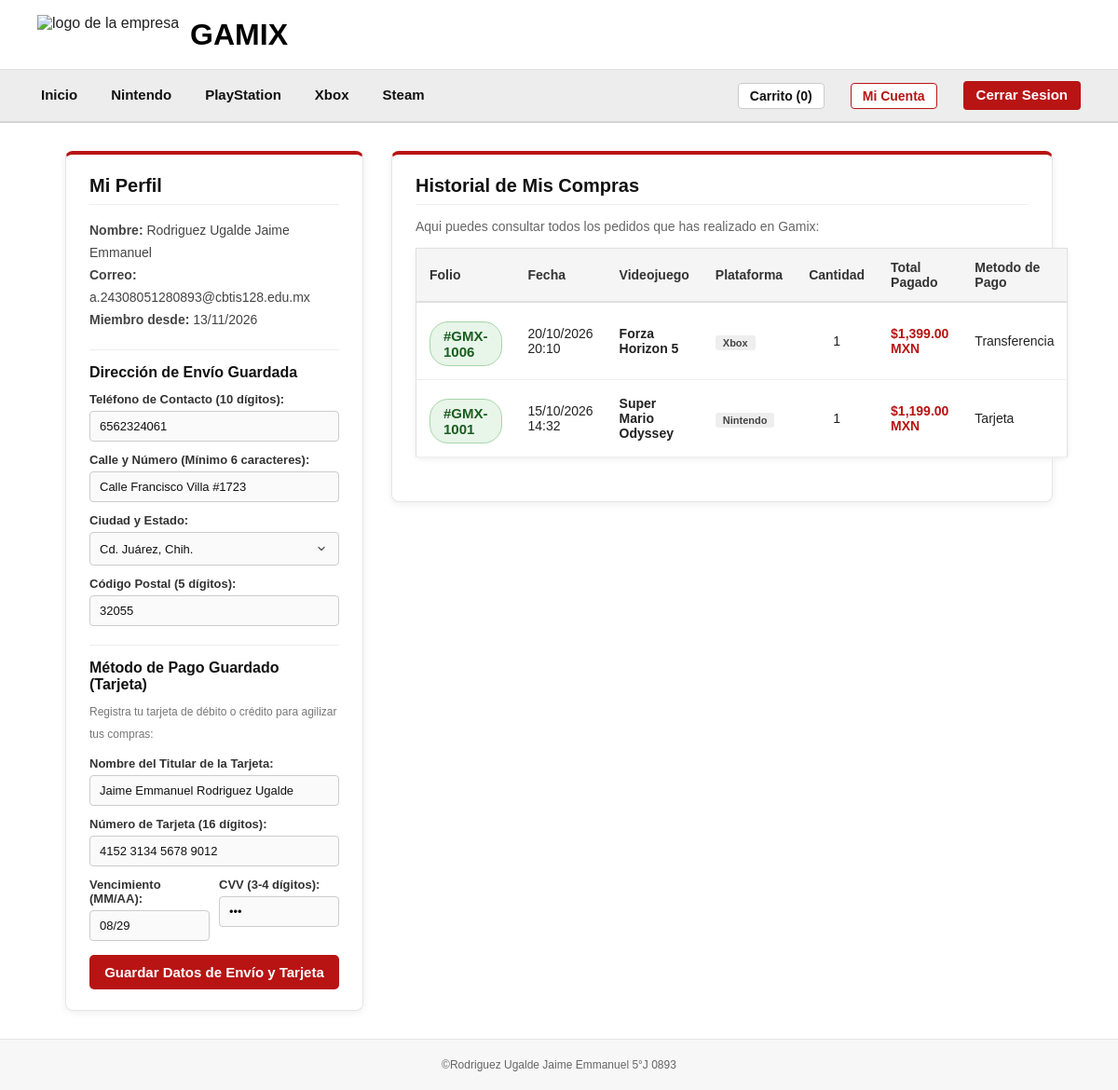
The app's page /cuenta.php (signed in) with its own data.
### tables this page shows
CREATE TABLE IF NOT EXISTS usuarios (
    id INT AUTO_INCREMENT PRIMARY KEY,
    nombre VARCHAR(100) NOT NULL,
    telefono VARCHAR(20) NOT NULL,
    direccion VARCHAR(200) NOT NULL,
    ciudad VARCHAR(100) NOT NULL,
    codigo_postal VARCHAR(10) NOT NULL,
    fecha_nacimiento DATE NOT NULL,
    correo VARCHAR(100) NOT NULL UNIQUE,
    password VARCHAR(255) NOT NULL,
    tarjeta_titular VARCHAR(100) DEFAULT '',
    tarjeta_numero VARCHAR(20) DEFAULT '',
    tarjeta_expiracion VARCHAR(10) DEFAULT '',
    tarjeta_cvv VARCHAR(5) DEFAULT '',
    fecha_registro DATETIME DEFAULT CURRENT_TIMESTAMP
);

CREATE TABLE IF NOT EXISTS compras (
    id INT AUTO_INCREMENT PRIMARY KEY,
    folio VARCHAR(20) NOT NULL,
    usuario VARCHAR(100) NOT NULL,
    correo VARCHAR(100) NOT NULL,
    telefono VARCHAR(20) NOT NULL,
    direccion VARCHAR(200) NOT NULL,
    ciudad VARCHAR(100) NOT NULL,
    codigo_postal VARCHAR(10) NOT NULL,
    marca VARCHAR(50) NOT NULL,
    plataforma VARCHAR(50) NOT NULL,
    juego VARCHAR(100) NOT NULL,
    cantidad INT DEFAULT 1,
    precio DECIMAL(10,2) NOT NULL,
    subtotal DECIMAL(10,2) NOT NULL,
    metodo_pago VARCHAR(50) NOT NULL,
    fecha DATETIME DEFAULT CURRENT_TIMESTAMP
);

### cuenta.php (the view, shortened to what this page needs)
<?php
include("conexion.php");
$nombre_sesion = mysqli_real_escape_string($conexion, $_SESSION["usuario"]);
$correo_sesion = isset($_SESSION["correo"]) ? mysqli_real_escape_string($conexion, $_SESSION["correo"]) : "";
$user_id_sesion = isset($_SESSION["usuario_id"]) ? intval($_SESSION["usuario_id"]) : 0;
if ($user_id_sesion > 0) {
    $sql_user = "SELECT * FROM usuarios WHERE id = $user_id_sesion LIMIT 1";
} else {
    $sql_user = "SELECT * FROM usuarios WHERE nombre = '$nombre_sesion' OR correo = '$nombre_sesion' OR correo = '$correo_sesion' LIMIT 1";
}
$res_user = mysqli_query($conexion, $sql_user);
$datos_usuario = mysqli_fetch_assoc($res_user);
$correo_usuario = mysqli_real_escape_string($conexion, $datos_usuario["correo"]);
$nombre_usuario = mysqli_real_escape_string($conexion, $datos_usuario["nombre"]);
$ciudades_mexico = array(
    "Cd. Juárez, Chih.",
    "Chihuahua, Chih.",
    "Ciudad de México, CDMX",
    "Guadalajara, Jal.",
    "Monterrey, N.L.",
    "Puebla, Pue.",
    "Tijuana, B.C.",
    "León, Gto.",
    "Querétaro, Qro.",
    "Mérida, Yuc.",
    "Cancún, Q. Roo",
    "Hermosillo, Son.",
    "Toluca, Edo. Méx.",
    "Aguascalientes, Ags.",
    "San Luis Potosí, S.L.P.",
    "Culiacán, Sin.",
    "Saltillo, Coah.",
    "Mexicali, B.C.",
    "Morelia, Mich.",
    "Veracruz, Ver.",
    "Torreón, Coah.",
    "Cuernavaca, Mor.",
    "Villahermosa, Tab.",
    "Durango, Dgo.",
    "Mazatlán, Sin.",
    "Tampico, Tamps.",
    "Oaxaca, Oax.",
    "Tuxtla Gutiérrez, Chis.",
    "Pachuca, Hgo.",
    "Zacatecas, Zac.",
    "Colima, Col.",
    "La Paz, B.C.S.",
    "Campeche, Camp.",
    "Tepic, Nay.",
    "Tlaxcala, Tlax.",
    "Chilpancingo, Gro."
);
$sql_compras = "SELECT * FROM compras WHERE usuario = '$nombre_usuario' OR correo = '$correo_usuario' ORDER BY fecha DESC";
$res_compras = mysqli_query($conexion, $sql_compras);
$total_articulos_nav = 0;
?>
<!DOCTYPE html>
<html lang="es">
<head>
    <link rel="stylesheet" href="style.css?v=<?php echo filemtime('style.css'); ?>">
</head>
<body>
    <header>
        <h1>GAM<span>IX</span></h1>
        <img src="img/logo1.png" alt="logo de la empresa">
    </header>
    <nav>
        <a href="index.php">Inicio</a>
        <a href="nintendo.php">Nintendo</a>
        <a href="play.php">PlayStation</a>
        <a href="xbox.php">Xbox</a>
        <a href="steam.php">Steam</a>
        <a href="carrito.php" class="nav-carrito">
            Carrito (<?php echo $total_articulos_nav; ?>)
        </a>
        <a href="cuenta.php" class="btn-cuenta">Mi Cuenta</a>
        <a href="cerrar.php" class="btn-sesion">Cerrar Sesion</a>
    </nav>
    <main class="contenedor-cuenta">
        <div class="columna-perfil">
            <div class="tarjeta-perfil">
                <h2>Mi Perfil</h2>
                <p><strong>Nombre:</strong> <?php echo htmlspecialchars($datos_usuario["nombre"]); ?></p>
                <p><strong>Correo:</strong> <?php echo htmlspecialchars($datos_usuario["correo"]); ?></p>
                <p><strong>Miembro desde:</strong> <?php echo date("d/m/Y", strtotime($datos_usuario["fecha_registro"])); ?></p>
                <h3 style="margin-top: 20px; margin-bottom: 10px; font-size: 16px; color: #111111; border-top: 1px solid #eeeeee; padding-top: 15px;">Dirección de Envío Guardada</h3>
                <form action="cuenta.php" method="POST">
                    <label>Teléfono de Contacto (10 dígitos):</label>
                    <input type="tel" name="telefono" value="<?php echo htmlspecialchars($datos_usuario['telefono'] ?? ''); ?>" minlength="10" maxlength="10" pattern="[0-9]{10}" placeholder="Ej. 6561234567" title="Debe contener exactamente 10 dígitos numéricos" required>
                    <label>Calle y Número (Mínimo 6 caracteres):</label>
                    <input type="text" name="direccion" value="<?php echo htmlspecialchars($datos_usuario['direccion'] ?? ''); ?>" placeholder="Calle, número y colonia" minlength="6" maxlength="150" required>
                    <label>Ciudad y Estado:</label>
                    <select name="ciudad" required>
                        <?php
                        $ciudad_actual = $datos_usuario["ciudad"] ?? "";
                        foreach ($ciudades_mexico as $cd):
                        ?>
                            <option value="<?php echo htmlspecialchars($cd); ?>" <?php echo ($ciudad_actual == $cd) ? 'selected' : ''; ?>>
                                <?php echo htmlspecialchars($cd); ?>
                            </option>
                        <?php endforeach; ?>
                    </select>
                    <label>Código Postal (5 dígitos):</label>
                    <input type="text" name="codigo_postal" value="<?php echo htmlspecialchars($datos_usuario['codigo_postal'] ?? ''); ?>" minlength="5" maxlength="5" pattern="[0-9]{5}" placeholder="Ej. 32000" title="Debe contener exactamente 5 dígitos numéricos" required>
                    <h3 style="margin-top: 20px; margin-bottom: 8px; font-size: 16px; color: #111111; border-top: 1px solid #eeeeee; padding-top: 15px;">Método de Pago Guardado (Tarjeta)</h3>
                    <p style="font-size: 12px; color: #777777; margin-bottom: 10px;">Registra tu tarjeta de débito o crédito para agilizar tus compras:</p>
                    <label>Nombre del Titular de la Tarjeta:</label>
                    <input type="text" name="tarjeta_titular" value="<?php echo htmlspecialchars($datos_usuario['tarjeta_titular'] ?? ''); ?>" placeholder="Como aparece en la tarjeta" minlength="3" maxlength="80" pattern="[a-zA-ZáéíóúÁÉÍÓÚñÑ\s\.]{3,80}" title="Solo letras y espacios">
                    <label>Número de Tarjeta (16 dígitos):</label>
                    <input type="text" name="tarjeta_numero" value="<?php echo htmlspecialchars(trim(chunk_split(str_replace(' ', '', $datos_usuario['tarjeta_numero'] ?? ''), 4, ' '))); ?>" minlength="16" maxlength="19" pattern="[0-9\s]{16,19}" placeholder="4152 3134 5678 9012" title="Debe contener exactamente 16 dígitos numéricos">
                    <div style="display: flex; gap: 10px;">
                        <div style="flex: 1;">
                            <label>Vencimiento (MM/AA):</label>
                            <input type="text" name="tarjeta_expiracion" value="<?php echo htmlspecialchars($datos_usuario['tarjeta_expiracion'] ?? ''); ?>" minlength="5" maxlength="5" pattern="(0[1-9]|1[0-2])\/[0-9]{2}" placeholder="MM/AA" title="Formato MM/AA vigente (ejemplo 12/28)">
                        </div>
                        <div style="flex: 1;">
                            <label>CVV (3-4 dígitos):</label>
                            <input type="password" name="tarjeta_cvv" value="<?php echo htmlspecialchars($datos_usuario['tarjeta_cvv'] ?? ''); ?>" minlength="3" maxlength="4" pattern="[0-9]{3,4}" placeholder="123" title="3 o 4 dígitos de seguridad">
                        </div>
                    </div>
                    <button type="submit" class="btn-comprar" style="margin-top: 15px; padding: 10px 0px;">Guardar Datos de Envío y Tarjeta</button>
                </form>
            </div>
        </div>
        <div class="columna-historial">
            <h2>Historial de Mis Compras</h2>
            <?php if (mysqli_num_rows($res_compras) == 0): ?>
                <div class="carrito-vacio">
                    <p>Todavia no has realizado compras con esta cuenta.</p>
                    <a href="index.php" class="btn-secundario">Explorar Videojuegos</a>
                </div>
            <?php else: ?>
                <p style="margin-bottom: 15px; color: #666666; font-size: 14px;">Aqui puedes consultar todos los pedidos que has realizado en Gamix:</p>
                <table class="tabla-carrito">
                    <thead>
                        <tr>
                            <th>Folio</th>
                            <th>Fecha</th>
                            <th>Videojuego</th>
                            <th>Plataforma</th>
                            <th>Cantidad</th>
                            <th>Total Pagado</th>
                            <th>Metodo de Pago</th>
                        </tr>
                    </thead>
                    <tbody>
                        <?php while ($compra = mysqli_fetch_assoc($res_compras)): ?>
                            <tr>
                                <td><span class="folio-badge">#<?php echo htmlspecialchars($compra["folio"]); ?></span></td>
                                <td><?php echo date("d/m/Y H:i", strtotime($compra["fecha"])); ?></td>
                                <td><strong><?php echo htmlspecialchars($compra["juego"]); ?></strong></td>
                                <td><span class="etiqueta-plataforma"><?php echo htmlspecialchars($compra["plataforma"]); ?></span></td>
                                <td style="text-align: center;"><?php echo $compra["cantidad"]; ?></td>
                                <td><strong style="color: #b81414;">$<?php echo number_format($compra["subtotal"] > 0 ? $compra["subtotal"] : $compra["precio"], 2); ?> MXN</strong></td>
                                <td><?php echo htmlspecialchars($compra["metodo_pago"]); ?></td>
                            </tr>
                        <?php endwhile; ?>
                    </tbody>
                </table>
            <?php endif; ?>
        </div>
    </main>
    <footer>
        <p>&copy;Rodriguez Ugalde Jaime Emmanuel 5°J 0893</p>
    </footer>
</body>
</html>

### style.css (style rules this page uses)
* { margin: 0px; padding: 0px; box-sizing: border-box; font-family: Arial, sans-serif; }
html, body { height: 100%; }
body { display: flex; flex-direction: column; background-color: #ffffff; color: #222222; }
header { background-color: #ffffff; padding: 16px 40px; display: flex; justify-content: flex-start; align-items: center; gap: 12px; width: 100%; }
header img { height: 42px; width: auto; object-fit: contain; order: -1; }
header h1 { color: #000000; font-size: 32px; font-weight: 900; letter-spacing: 0px; }
header h1 span { color: #000000; }
nav { background-color: #ededed; border-top: 1px solid #e0e0e0; border-bottom: 2px solid #d5d5d5; padding: 12px 40px; display: flex; justify-content: flex-start; align-items: center; gap: 28px; flex-wrap: wrap; }
nav a { color: #111111; text-decoration: none; font-weight: bold; font-size: 15px; padding: 6px 4px; border-bottom: 2px solid transparent; }
.nav-carrito { margin-left: auto; }
.btn-sesion { background-color: #b81414; color: #ffffff !important; padding: 6px 14px; border-radius: 4px; }
footer { margin-top: auto; text-align: center; padding: 20px 0px; background-color: #f7f7f7; border-top: 1px solid #e5e5e5; color: #666666; font-size: 12px; }
.nav-carrito { display: inline-flex; align-items: center; gap: 7px; background-color: #ffffff; border: 1px solid #cccccc; border-radius: 4px; padding: 5px 12px; font-size: 14px; }
.tabla-carrito { width: 100%; border-collapse: collapse; background-color: #ffffff; border: 1px solid #e0e0e0; border-radius: 6px; box-shadow: 0px 2px 6px #eeeeee; margin-bottom: 25px; }
.tabla-carrito th { background-color: #f5f5f5; color: #333333; text-align: left; padding: 12px 14px; font-size: 14px; border-bottom: 2px solid #e0e0e0; }
.tabla-carrito td { padding: 14px; border-bottom: 1px solid #eeeeee; vertical-align: middle; font-size: 14px; }
.etiqueta-plataforma { display: inline-block; background-color: #eeeeee; color: #444444; font-size: 11px; padding: 2px 8px; border-radius: 3px; font-weight: bold; margin-top: 4px; }
.btn-comprar { display: block; width: 100%; background-color: #b81414; color: #ffffff; text-align: center; text-decoration: none; padding: 12px 0px; border-radius: 5px; font-size: 15px; font-weight: bold; margin-top: 15px; border: none; cursor: pointer; }
.folio-badge { display: inline-block; background-color: #e8f5e9; color: #1b5e20; padding: 6px 14px; border-radius: 20px; font-weight: bold; font-size: 15px; border: 1px solid #a5d6a7; margin-top: 6px; }
.btn-cuenta { background-color: #ffffff; color: #b81414 !important; border: 1px solid #b81414; padding: 5px 12px; border-radius: 4px; font-size: 14px; font-weight: bold; }
.contenedor-cuenta { max-width: 1100px; margin: 30px auto; padding: 0px 20px; width: 100%; display: flex; gap: 30px; flex-wrap: wrap; align-items: flex-start; }
.columna-perfil { width: 320px; background-color: #ffffff; border: 1px solid #e5e5e5; border-top: 4px solid #b81414; border-radius: 8px; padding: 22px 25px; box-shadow: 0px 2px 8px #eeeeee; }
.columna-perfil h2 { font-size: 20px; color: #111111; margin-bottom: 15px; border-bottom: 1px solid #eeeeee; padding-bottom: 8px; }
.columna-perfil p { font-size: 14px; color: #444444; line-height: 24px; }
.columna-perfil label { display: block; margin-top: 12px; font-size: 13px; font-weight: bold; color: #333333; }
.columna-perfil input, .columna-perfil select { display: block; width: 100%; padding: 8px 10px; margin-top: 5px; background-color: #fafafa; border: 1px solid #cccccc; color: #111111; border-radius: 4px; font-size: 13px; font-family: Arial, sans-serif; box-sizing: border-box; }
.columna-perfil select { height: 36px; cursor: pointer; appearance: none; -webkit-appearance: none; -moz-appearance: none; background-repeat: no-repeat; background-position: right 12px center; background-size: 12px; padding-right: 30px; }
.columna-historial { flex: 1; min-width: 480px; background-color: #ffffff; border: 1px solid #e5e5e5; border-top: 4px solid #b81414; border-radius: 8px; padding: 22px 25px; box-shadow: 0px 2px 8px #eeeeee; }
.columna-historial h2 { font-size: 20px; color: #111111; margin-bottom: 15px; border-bottom: 1px solid #eeeeee; padding-bottom: 8px; }

### records on screen
usuarios: nombre "Rodriguez Ugalde Jaime Emmanuel", correo "a.24308051280893@cbtis128.edu.mx", fecha_registro "13/11/2026", telefono "6562324061", direccion "Calle Francisco Villa #1723", ciudad "Cd. Juárez, Chih.", codigo_postal "32055", tarjeta_titular "Jaime Emmanuel Rodriguez Ugalde", tarjeta_numero "4152 3134 5678 9012", tarjeta_expiracion "08/29"
compras: folio "GMX-1006", fecha "20/10/2026 20:10", juego "Forza Horizon 5", plataforma "Xbox", cantidad "1", subtotal "1,399.00", metodo_pago "Transferencia"
compras: folio "GMX-1001", fecha "15/10/2026 14:32", juego "Super Mario Odyssey", plataforma "Nintendo", cantidad "1", subtotal "1,199.00", metodo_pago "Tarjeta"

### other values on screen
$total_articulos_nav "0"
